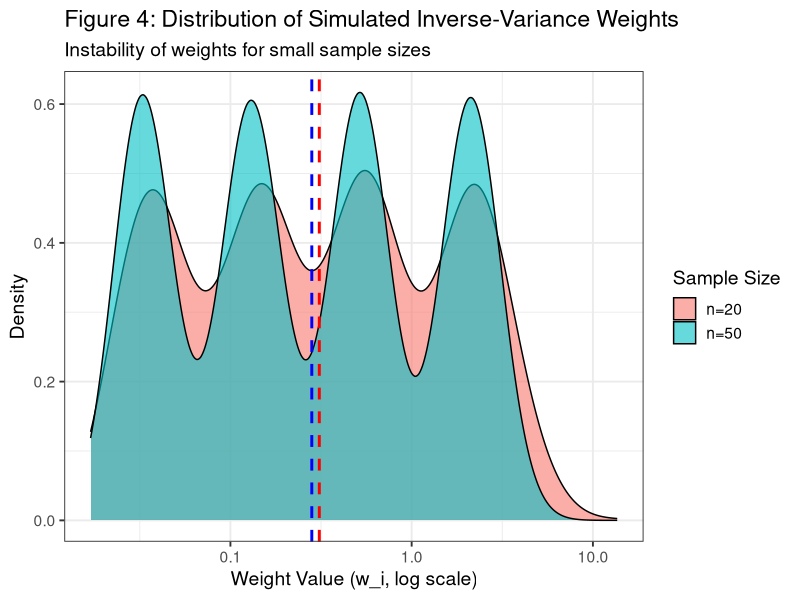
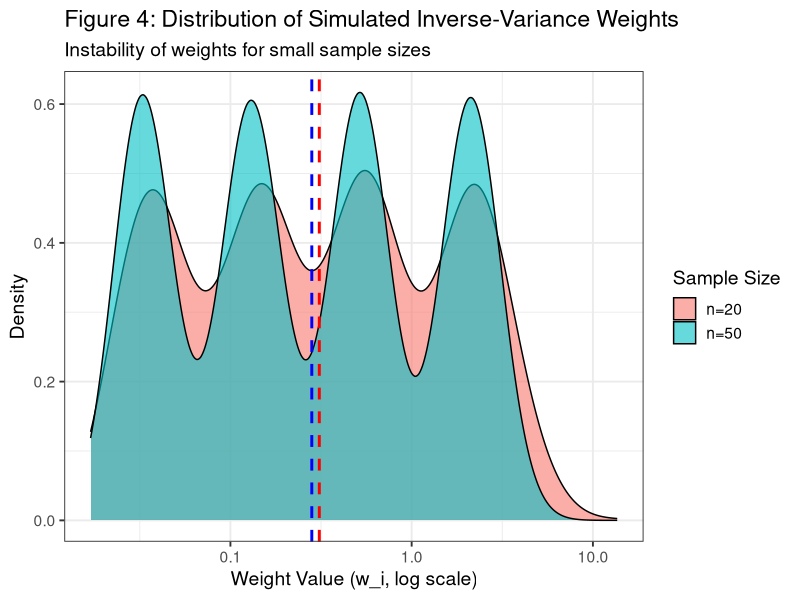

These charts were generated, in order, by the following R code:
# --- Addendum Script to Visualize Weight Instability ---
library(tidyverse)

# A simplified function to get a vector of weights
get_weights <- function(data) {
  subgroup_stats <- data %>%
    group_by(group) %>%
    mutate(subgroup = sample(rep(1:2, length.out = n()))) %>%
    group_by(group, subgroup) %>%
    summarise(n = n(), var = var(observation), .groups = 'drop')
  
  wide_stats <- subgroup_stats %>%
    pivot_wider(id_cols = group, names_from = subgroup, values_from = c(n, var))
  
  if (any(is.na(wide_stats))) return(NA_real_)
  
  # Return the standard inverse variance weights for simplicity and demonstration
  w_i <- (1 / wide_stats$var_1) + (1 / wide_stats$var_2)
  return(w_i)
}

# --- Simulate weights for n=20 and n=50 ---
set.seed(123)
n20_weights <- replicate(500, {
  sim_data <- tibble(
      observation = c(rnorm(20, 0, 1), rnorm(20, 0, 2), rnorm(20, 0, 4), rnorm(20, 0, 8)),
      group = factor(rep(1:4, each = 20))
  )
  get_weights(sim_data)
})

n50_weights <- replicate(500, {
  sim_data <- tibble(
      observation = c(rnorm(50, 0, 1), rnorm(50, 0, 2), rnorm(50, 0, 4), rnorm(50, 0, 8)),
      group = factor(rep(1:4, each = 50))
  )
  get_weights(sim_data)
})

# --- Prepare data for plotting ---
plot_data <- bind_rows(
  tibble(weight = as.numeric(n20_weights), n = "n=20"),
  tibble(weight = as.numeric(n50_weights), n = "n=50")
) %>% filter(!is.na(weight))

# --- CORRECTED CODE to Generate Weight Instability Plot ---
# (with 'linewidth' aesthetic to remove the warning)

weight_plot <- ggplot(plot_data, aes(x = weight, fill = n)) +
  geom_density(alpha = 0.6) +
  scale_x_log10(labels = scales::label_number_auto()) +
  labs(
    title = "Figure 4: Distribution of Simulated Inverse-Variance Weights",
    subtitle = "Instability of weights for small sample sizes",
    x = "Weight Value (w_i, log scale)",
    y = "Density",
    fill = "Sample Size"
  ) +
  theme_bw(base_size = 14) +
  # --- THE FIX IS HERE: `size` changed to `linewidth` ---
  geom_vline(xintercept = median(plot_data$weight[plot_data$n=="n=50"]), 
             linetype="dashed", color="blue", linewidth=1) +
  geom_vline(xintercept = median(plot_data$weight[plot_data$n=="n=20"]), 
             linetype="dashed", color="red", linewidth=1)
  
print(weight_plot)
ggsave("plot_weight_instability.png", plot = weight_plot)